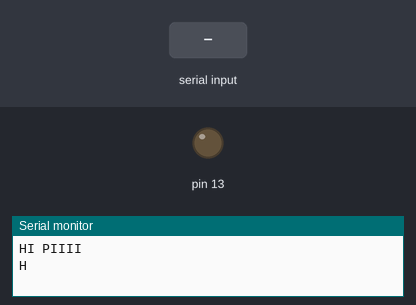
Bench run of a sketch on a simulated Arduino Uno, built with avr-gcc and run on an emulated ATmega328P. Shown: output pins drawn as LEDs (lit = HIGH), the last lines printed to the serial monitor. Dashed ring = blinking. The inputs (shaded band) are chosen by the test bench.

Above: at 1.2 s.
1.3 s: "90,45\n" received over Serial
At 2.05 s:
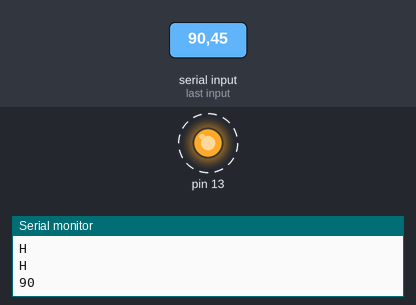
Timing chart, 0 to 10.3 s (numbered marks = the images above; inputs shaded):
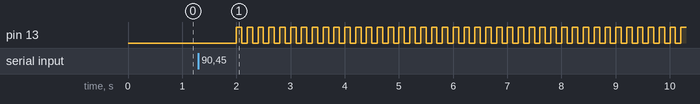

Measured:
- after the input at 1.3 s, pin 13: alternates HIGH for 0.10 s and LOW for 0.10 s, starting after 0.70 s

The sketch:

serial_test.ino
```cpp
char dataString[50] = {0};
int a =0;

void setup() {
Serial.begin(9600);
pinMode(13,OUTPUT);

Serial.println("HI PIIII");//Starting serial communication
}

void loop() {
     Serial.println("H");                      // a value increase every loop
  if(Serial.available()){
    flash(Serial.parseInt());
    Serial.flush();
    }
    delay(2000);// give the loop some break
}
void flash(int n){
Serial.println(n);
for(int i=0;i<n;i++){
  digitalWrite(13,HIGH);
  delay(100);
  digitalWrite(13,LOW);
  delay(100);
  Serial.println(i+1);
  }
  Serial.println("Blinked");
}
```
